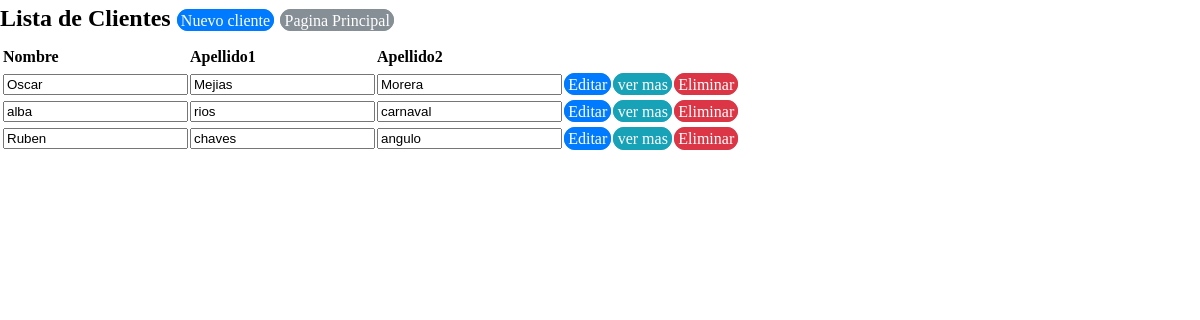
The page /view/registrocliente/RegistroCliente.php on the database as committed earlier.
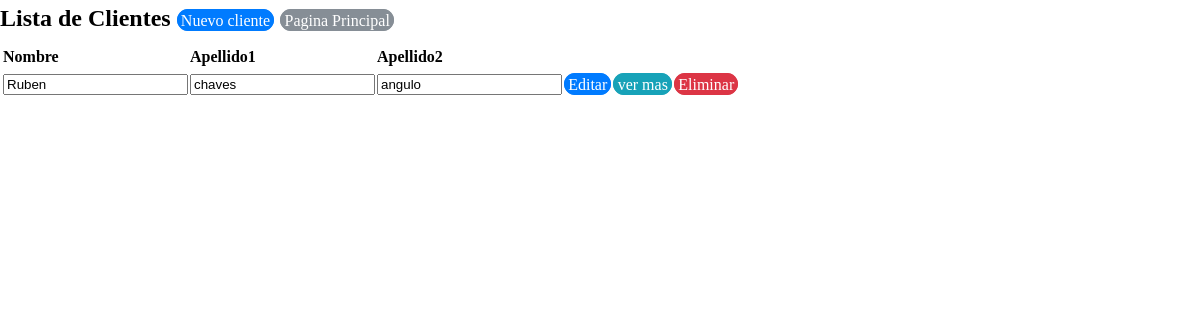
The same page on the database as committed later.
### tables this page shows
CREATE TABLE `tbclientes` (
  `clienteid` int(20) NOT NULL,
  `personaid` varchar(20) NOT NULL,
  `clientedireccionexacta` varchar(200) NOT NULL,
  `clientedescuento` double NOT NULL,
  `clienteacumulado` int(11) NOT NULL,
  `clienteestado` tinyint(1) NOT NULL,
  `zonaid` varchar(20) NOT NULL
);

CREATE TABLE `tbpersonas` (
  `personaid` int(20) NOT NULL,
  `personanombre` varchar(20) NOT NULL,
  `personaapellido1` varchar(20) NOT NULL,
  `personaapellido2` varchar(20) NOT NULL,
  `personatelefono` int(11) NOT NULL,
  `personacorreo` varchar(50) NOT NULL,
  `zonaid` varchar(20) NOT NULL,
  `personaestado` tinyint(1) NOT NULL
);

### business/clientebusiness/clienteBusiness.php (called while the page is built, shortened)
<?php
class clienteBusiness {
   private $DataCliente;
    public function clienteBusiness() {
        require_once '../../data/datacliente/DataCliente.php';
        $this->DataCliente= new DataCliente();
    }
    public function mostrarClientes() {
        return $this->DataCliente->mostrarClientes();
    }
}
?>

### data/datacliente/DataCliente.php (called while the page is built, shortened)
<?php
class DataCliente {
        private $conexion;
    function DataCliente() {
        include_once '../../data/dbconexion/Conexion.php';
        $this->conexion = new Conexion();
    }
    public function mostrarClientes() {
        if ($this->conexion->crearConexion()->set_charset('utf8')) {
            $array = array();
            $mostrarclientes = $this->conexion->crearConexion()->query("SELECT *
                FROM tbclientes e
                INNER JOIN tbpersonas p ON e.personaid= p.personaid
                INNER JOIN tbzonas z ON p.zonaid= z.zonaid
                WHERE e.personaid=p.personaid AND e.clienteestado=1;");
            $this->conexion->cerrarConexion();
            while ($resultado = $mostrarclientes->fetch_assoc()) {
                array_push($array, $resultado);
            }
            return $array;
        }
    }
}
?>

### data/dbconexion/Conexion.php (called while the page is built, shortened)
<?php
class Conexion {
    private $server;
    private $user;
    private $password;
    private $dbname;
    function Conexion(){
        $this->server = "localhost";
        $this->user = "root";
        $this->password = "";
        $this->dbname = "bdexpressdjb";
    }
    function crearConexion(){
        $this->conexion  = mysqli_connect($this->server,$this->user,$this->password,$this->dbname);
        return $this->conexion;
    }
}

### view/registrocliente/RegistroCliente.php (the view, shortened to what this page needs)
<!DOCTYPE html>
<head>
    <link rel="stylesheet" href="../../css/estilo.css">
    <?php
    include '../../business/clientebusiness/clienteBusiness.php';
    ?>
</head>
<body>
    <?php
    $clienteBusiness = new clienteBusiness();
    $allBusiness = $clienteBusiness->mostrarClientes();
    ?>
    <h2>
        Lista de Clientes
        <a href="?action=registrar" class="btn btn-primary"> Nuevo cliente</a>
        <a href="../ventanaprincipalview/VentanaPrincipalView.php" class="btn btn-secondary">Pagina Principal</a>
    </h2>
    <form  action="RegistroCliente.php" method="Post">
        <table>
            <thead>
                <tr><th></th>
                    <th>Nombre</th>
                    <th >Apellido1</th>
                    <th >Apellido2</th>
                </tr>
            </thead>
            <?php foreach ($allBusiness as $current): ?>
                <tr>
                    <th><input type="hidden" name="clienteid" class="clienteid" value="<?php echo $current['clienteid']; ?>"/> </th>
                    <th><input type="text" name="personanombre" class="personanombre" value="<?php echo $current['personanombre']; ?>"/> </th>
                    <th><input type="text" name="personaapellido1" class="personaapellido1" value="<?php echo $current['personaapellido1']; ?>"/> </th>
                    <th><input type="text" name="personaapellido2" class="personaapellido2" value="<?php echo $current['personaapellido2']; ?>"/> </th>
                    <td><a href="?action=editar&id=<?php echo $current['clienteid']; ?> " class="btn btn-primary">Editar</a></td>
                    <td><a href="?action=ver&id=<?php echo $current['clienteid']; ?> "class="btn btn-info">ver mas</a></td>
                    <td><a href="?action=eliminar&id=<?php echo $current['clienteid']; ?> "class="btn btn-danger">Eliminar</a></td>
                </tr>
            <?php endforeach ?>
        </table>
    </form>
</body>
</html>

Rows that differ between the two databases and show on the page:
no longer on this page (row edited): tbclientes: personanombre "Oscar", personaapellido1 "Mejias", personaapellido2 "Morera"
no longer on this page (row edited): tbclientes: personanombre "alba", personaapellido1 "rios", personaapellido2 "carnaval"
